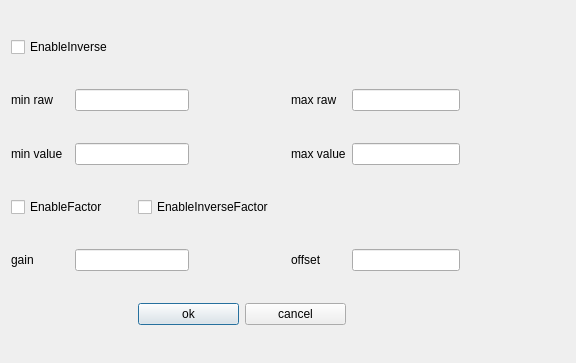
<?xml version="1.0" encoding="UTF-8"?>
<ui version="4.0">
 <class>CScadaLinearScaleSetDialog</class>
 <widget class="QDialog" name="CScadaLinearScaleSetDialog">
  <property name="geometry">
   <rect>
    <x>0</x>
    <y>0</y>
    <width>576</width>
    <height>363</height>
   </rect>
  </property>
  <property name="windowTitle">
   <string>CScadaLinearScaleSetDialog</string>
  </property>
  <layout class="QGridLayout" name="gridLayout">
   <item row="0" column="0" colspan="2">
    <widget class="QCheckBox" name="enableInverse">
     <property name="text">
      <string>EnableInverse</string>
     </property>
    </widget>
   </item>
   <item row="1" column="0">
    <widget class="QLabel" name="label">
     <property name="text">
      <string>min raw</string>
     </property>
    </widget>
   </item>
   <item row="1" column="1" colspan="2">
    <widget class="QLineEdit" name="minRaw"/>
   </item>
   <item row="1" column="3">
    <spacer name="horizontalSpacer">
     <property name="orientation">
      <enum>Qt::Horizontal</enum>
     </property>
     <property name="sizeHint" stdset="0">
      <size>
       <width>74</width>
       <height>20</height>
      </size>
     </property>
    </spacer>
   </item>
   <item row="1" column="4">
    <widget class="QLabel" name="label_2">
     <property name="text">
      <string>max raw</string>
     </property>
    </widget>
   </item>
   <item row="1" column="5">
    <widget class="QLineEdit" name="maxRaw"/>
   </item>
   <item row="1" column="6">
    <spacer name="horizontalSpacer_2">
     <property name="orientation">
      <enum>Qt::Horizontal</enum>
     </property>
     <property name="sizeHint" stdset="0">
      <size>
       <width>74</width>
       <height>20</height>
      </size>
     </property>
    </spacer>
   </item>
   <item row="2" column="0">
    <widget class="QLabel" name="label_3">
     <property name="text">
      <string>min value</string>
     </property>
    </widget>
   </item>
   <item row="2" column="1" colspan="2">
    <widget class="QLineEdit" name="minValue"/>
   </item>
   <item row="2" column="3">
    <spacer name="horizontalSpacer_3">
     <property name="orientation">
      <enum>Qt::Horizontal</enum>
     </property>
     <property name="sizeHint" stdset="0">
      <size>
       <width>74</width>
       <height>20</height>
      </size>
     </property>
    </spacer>
   </item>
   <item row="2" column="4">
    <widget class="QLabel" name="label_4">
     <property name="text">
      <string>max value</string>
     </property>
    </widget>
   </item>
   <item row="2" column="5">
    <widget class="QLineEdit" name="maxValue"/>
   </item>
   <item row="2" column="6">
    <spacer name="horizontalSpacer_4">
     <property name="orientation">
      <enum>Qt::Horizontal</enum>
     </property>
     <property name="sizeHint" stdset="0">
      <size>
       <width>74</width>
       <height>20</height>
      </size>
     </property>
    </spacer>
   </item>
   <item row="3" column="0" colspan="2">
    <widget class="QCheckBox" name="enableFactor">
     <property name="text">
      <string>EnableFactor</string>
     </property>
    </widget>
   </item>
   <item row="3" column="2" colspan="2">
    <widget class="QCheckBox" name="enableInverseFactor">
     <property name="text">
      <string>EnableInverseFactor</string>
     </property>
    </widget>
   </item>
   <item row="4" column="0">
    <widget class="QLabel" name="label_5">
     <property name="text">
      <string>gain</string>
     </property>
    </widget>
   </item>
   <item row="4" column="1" colspan="2">
    <widget class="QLineEdit" name="gain"/>
   </item>
   <item row="4" column="3">
    <spacer name="horizontalSpacer_5">
     <property name="orientation">
      <enum>Qt::Horizontal</enum>
     </property>
     <property name="sizeHint" stdset="0">
      <size>
       <width>74</width>
       <height>20</height>
      </size>
     </property>
    </spacer>
   </item>
   <item row="4" column="4">
    <widget class="QLabel" name="label_6">
     <property name="text">
      <string>offset</string>
     </property>
    </widget>
   </item>
   <item row="4" column="5">
    <widget class="QLineEdit" name="offset"/>
   </item>
   <item row="4" column="6">
    <spacer name="horizontalSpacer_9">
     <property name="orientation">
      <enum>Qt::Horizontal</enum>
     </property>
     <property name="sizeHint" stdset="0">
      <size>
       <width>74</width>
       <height>20</height>
      </size>
     </property>
    </spacer>
   </item>
   <item row="5" column="0" colspan="2">
    <spacer name="horizontalSpacer_6">
     <property name="orientation">
      <enum>Qt::Horizontal</enum>
     </property>
     <property name="sizeHint" stdset="0">
      <size>
       <width>121</width>
       <height>20</height>
      </size>
     </property>
    </spacer>
   </item>
   <item row="5" column="2" colspan="3">
    <layout class="QHBoxLayout" name="horizontalLayout">
     <item>
      <widget class="QPushButton" name="pOk">
       <property name="text">
        <string>ok</string>
       </property>
      </widget>
     </item>
     <item>
      <widget class="QPushButton" name="pCancel">
       <property name="text">
        <string>cancel</string>
       </property>
      </widget>
     </item>
    </layout>
   </item>
   <item row="5" column="5" colspan="2">
    <spacer name="horizontalSpacer_7">
     <property name="orientation">
      <enum>Qt::Horizontal</enum>
     </property>
     <property name="sizeHint" stdset="0">
      <size>
       <width>213</width>
       <height>20</height>
      </size>
     </property>
    </spacer>
   </item>
  </layout>
 </widget>
 <layoutdefault spacing="6" margin="11"/>
 <resources/>
 <connections/>
</ui>
